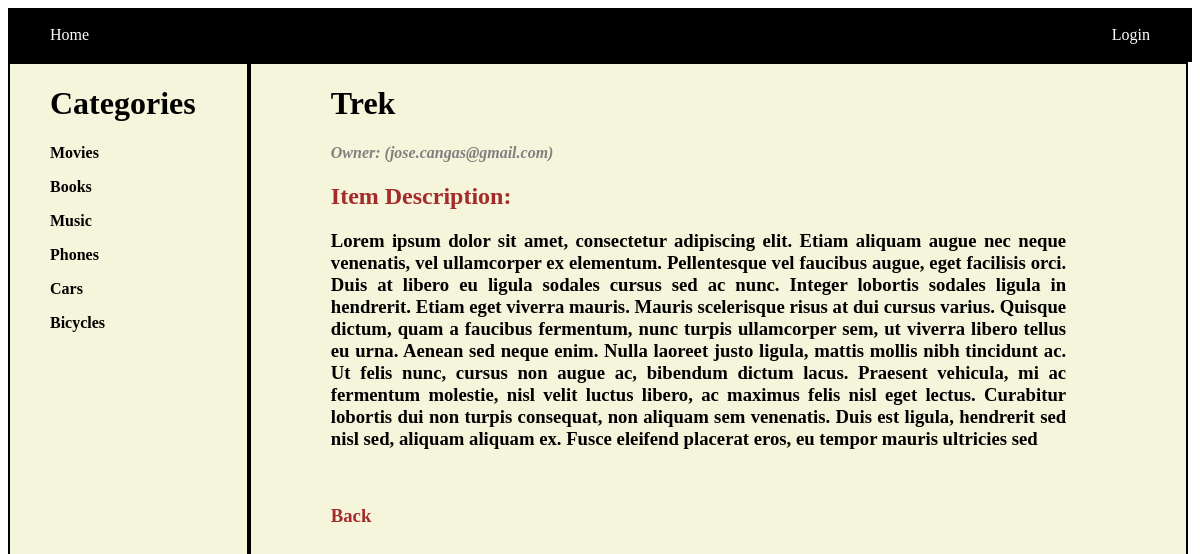
/catalog/Bicycles/items/Trek, run on the app's committed database.
### catalog_db_setup.py (models this page shows, shortened)
class Category(Base):
	__tablename__ = "categories"
	id = Column(Integer, primary_key = True)
	name = Column(String(120), nullable = False)
	description = Column(String(400) )
	user_id = Column(Integer, ForeignKey("users.id"))
	user = relationship(User, backref = "users")

class Item(Base):
	__tablename__ = "items"
	id = Column(Integer, primary_key = True)
	name = Column(String(120), nullable = False)
	description = Column(String(400) )
	category_id = Column(Integer, ForeignKey("categories.id"))
	category = relationship(Category, backref="categories")
	user_id = Column(Integer, ForeignKey("users.id"))
	user = relationship(User, backref="user")

class User(Base):
	__tablename__ = "users"
	id = Column(Integer, primary_key = True)
	name = Column(String(120), nullable = False)
	email = Column(String(40), nullable = False)
	picture = Column(String)

### project.py (the view)
@app.route("/catalog/<category_name>/items/<item_name>")
def item(category_name, item_name):
	categories = session.query(Category).all()
	item = get_item_with_name(item_name)
	category = item.category
	return render_template("item.html", categories = categories, category = category, item = item)

### project.py (called while the page is built)
def get_item_with_name(item_name):
	item = session.query(Item).filter(Item.name == item_name).first()
	return item

### templates/item.html (shortened to what this page needs)
{% include("navbar.html") %}
{% include("side_menu.html") %}
<div class=" beige black_border right_container left">
	<div class="mrg_left_80">
		<h1 class=""><b> {{item.name}}</b></h1>
		<h4 class="grey"><i>Owner: ({{item.user.email}})</i></h4>
			<h2 class="brown">
				Item Description:
			</h2>
			<div>
				<h3 class="txt_justify">{{item.description}}</h3>
			</div>
			<br>
			<h3><span class="brown"><a href="/catalog/{{item.category.name}}" class="no_link">Back</a></span></h3>
	</div>
</div>

### templates/side_menu.html (shortened to what this page needs)
<div class="left side_menu txt_left black_border beige " >
	<h1 class="mrg_left_40">
		<span class=""><a href="/" class="no_link">Categories</a>
	 </h1>
	<ul class="txt_left ">
		{% for c in categories %}
		<p><strong><a href="/catalog/{{c.name}}" class="no_link">{{c.name}}</a></strong></p>
		{% endfor %}
	</ul>
	<br><br>
</div>

### static/catalog.css (style rules this page uses)
.left { float:left; }
.side_menu { width:20%; height:100%; }
.txt_left { text-align: left; }
.black_border { border: 2px black solid; }
.mrg_left_40 { margin-left: 40px; }
.mrg_left_80 { margin-left: 80px; }
.beige { background-color: beige; }
.brown { color:brown; }
.grey { color: grey; }
.right_container { background-color: beige; height:100%; width:79%; }
.no_link { text-decoration: none; color: inherit; }
.txt_justify { text-align: justify; margin-right: 120px; }

### data on the page
Category: name "Movies"
Category: name "Books"
Category: name "Music"
Category: name "Phones"
Category: name "Cars"
Category: name "Bicycles"
Item: name "Trek", description "Lorem ipsum dolor sit amet, consectetur adipiscing elit. Etiam aliquam augue nec neque venenatis, vel ullamcorper ex elementum. Pellentesque vel faucibus augue, eget facilisis orci. Duis at libero eu ligula sodales cursus sed ac nunc. Integer lobortis sodales ligula in hendrerit. Etiam eget viverra mauris. Mauris scelerisque risus at dui cursus varius. Quisque dictum, quam a faucibus fermentum, nunc turpis ullamcorper sem, ut viverra libero tellus eu urna. Aenean sed neque enim. Nulla laoreet justo ligula, mattis mollis nibh tincidunt ac. Ut felis nunc, cursus non augue ac, bibendum dictum lacus. Praesent vehicula, mi ac fermentum molestie, nisl velit luctus libero, ac maximus felis nisl…"
User: user.email "jose.cangas@gmail.com"
